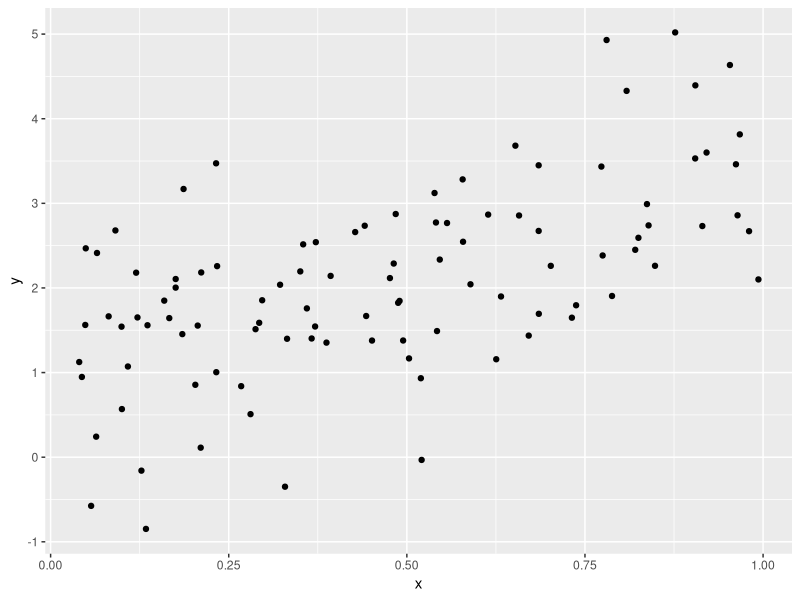

R code for this plot:
## ---- chunk 1
library(tidyverse)

plot_df =
  tibble(
    x = runif(100),
    y = 1 + 2*x + rnorm(100)
  )

plot_df |> 
  ggplot(aes(x = x, y = y)) + geom_point()
